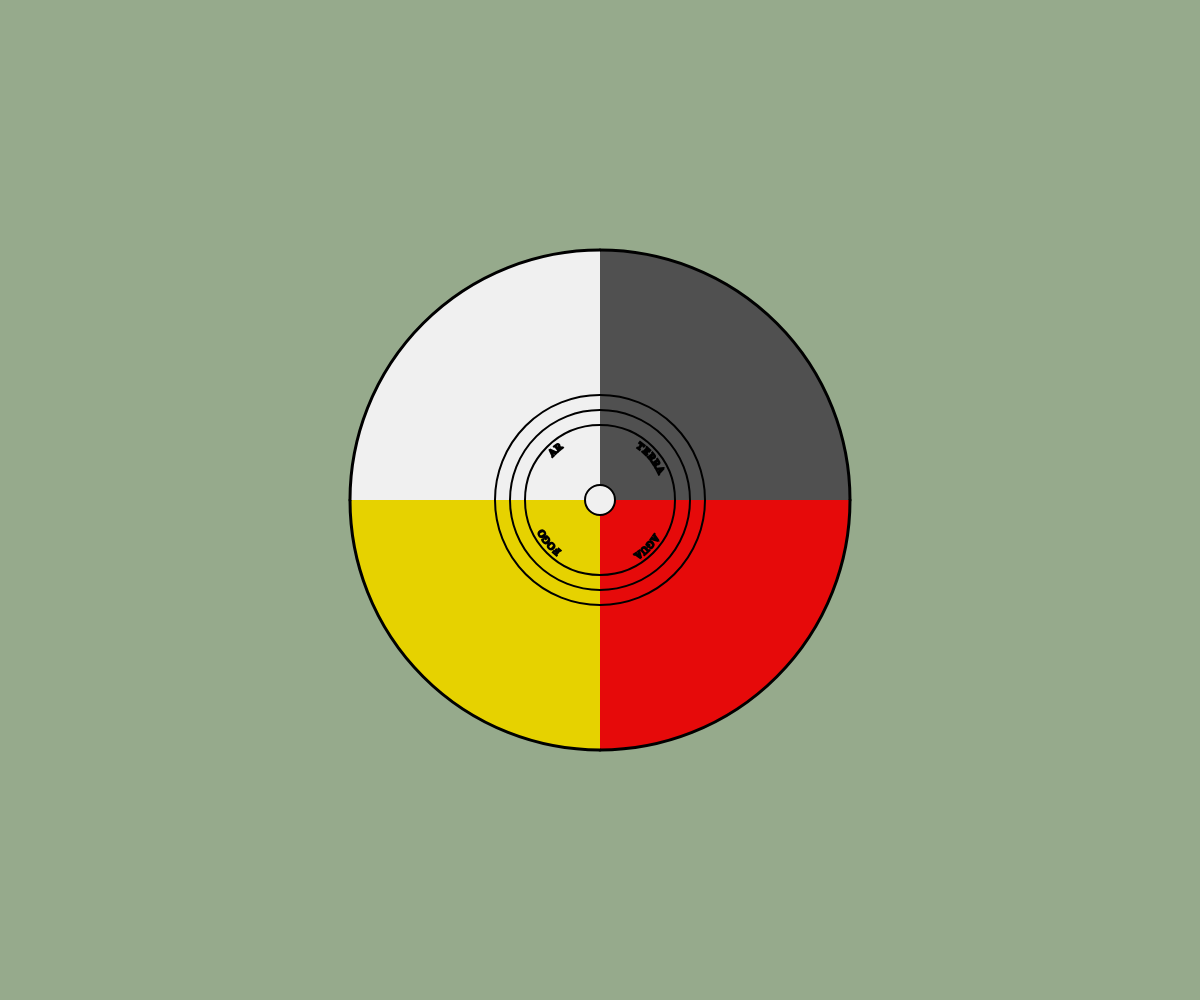
Frame 1 (no input)
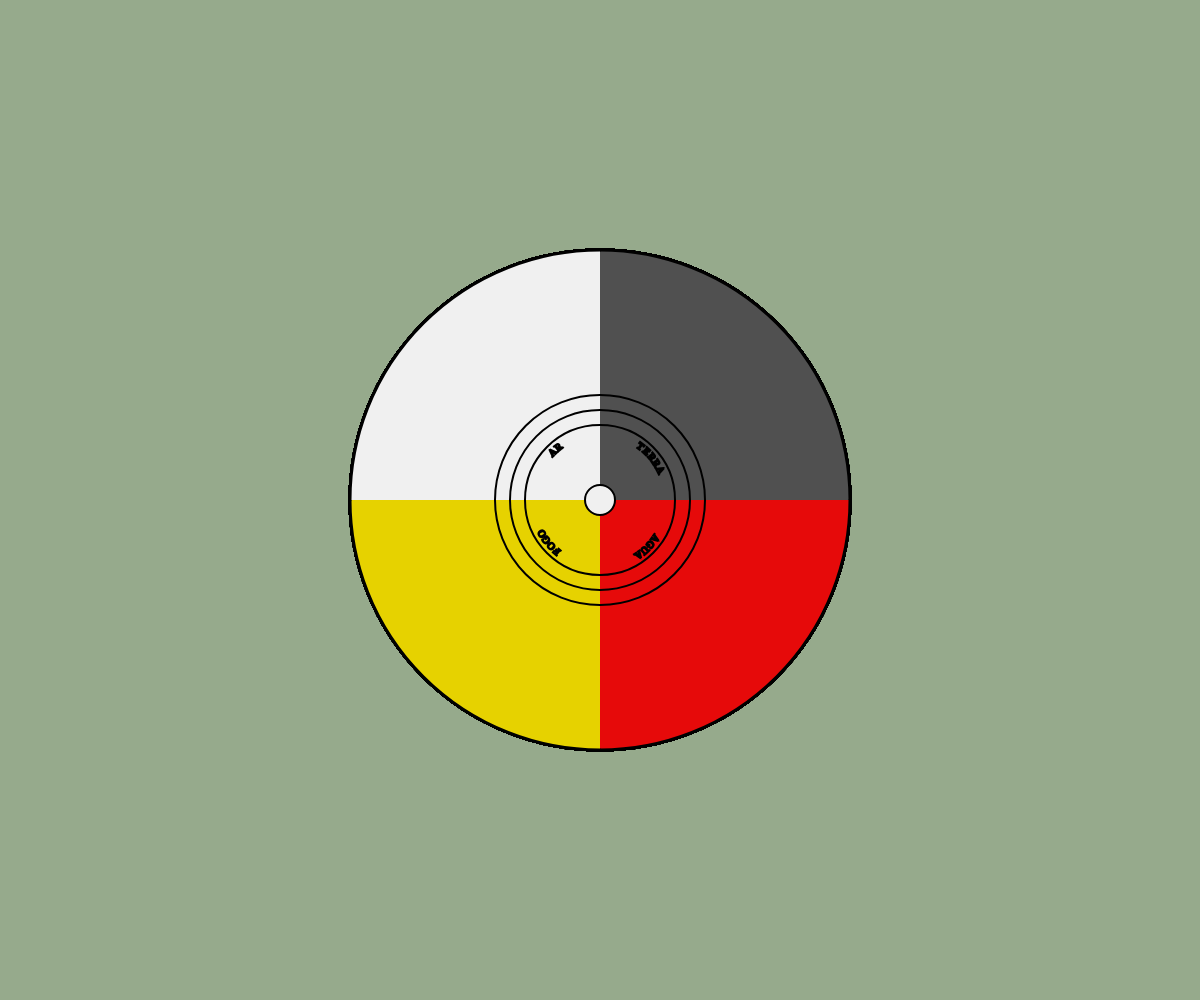
Frame 60 (no input)
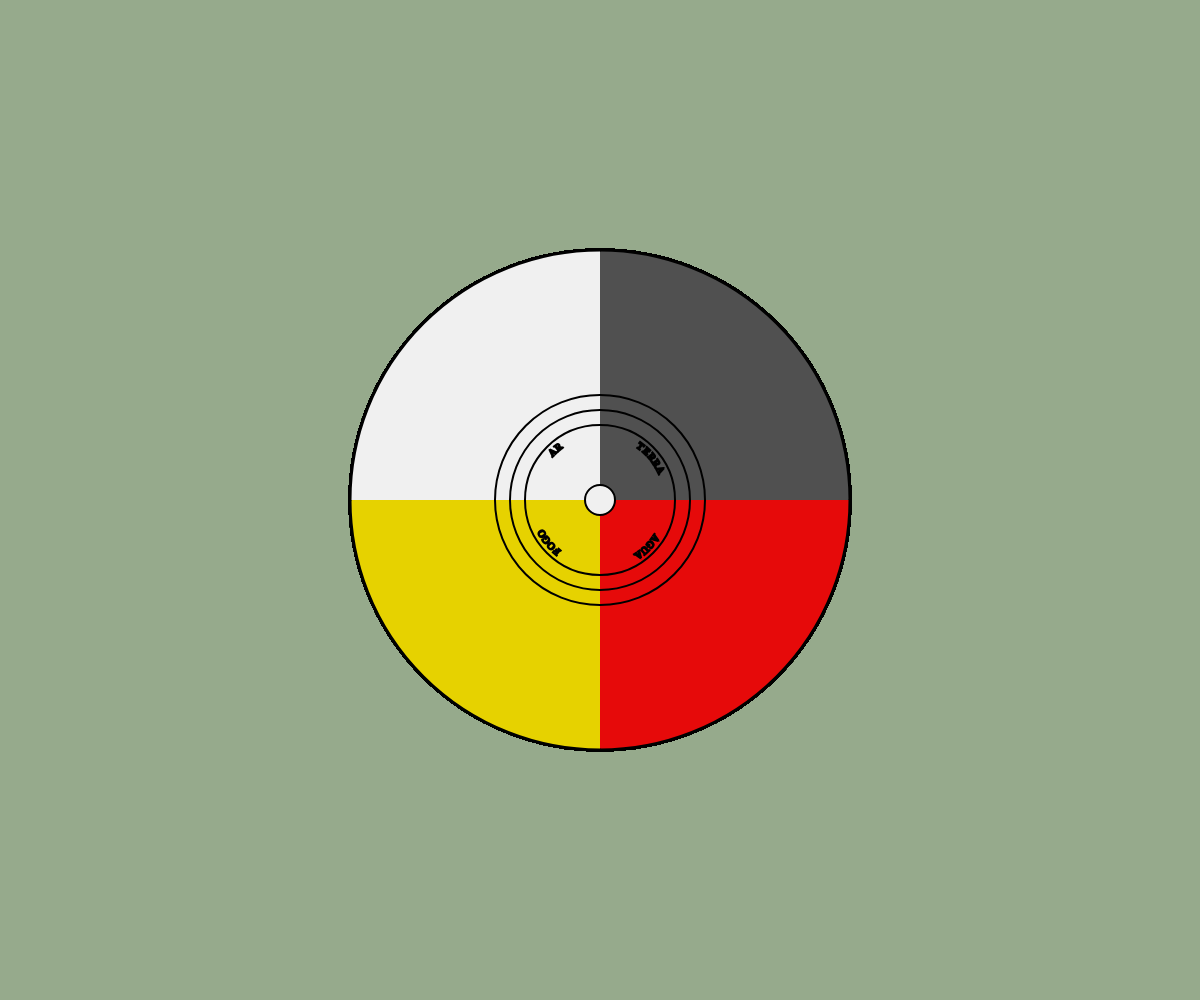
Frame 120 (the mouse pressed at the canvas centre since frame 60)

The p5.js sketch that drew these frames (run headless with seeded random() and noise() and a simulated clock; from frame 60 on, the mouse is pressed at the canvas centre):

// p5.js sketch
// ── sketch.js
let inv; let pri; let est; let aut;
let angle1 = 270;
let angle2 = 0;
let angle3 = 90;
let angle4 = 180;
let r = 250; let speed = 0.5
let r1 = 64
let x1; let y1;
let ar = "Ar";
let elements = ["AR", "FOGO", "AGUA", "TERRA"]
let angleStep;


function setup() {
  createCanvas(windowWidth, windowHeight);
  angleMode(DEGREES)
  background(150, 170, 140);
  textAlign(CENTER);
  textSize(10)
  textFont("Georgia")
  
 
  angleStep = 180 / (ar.length + 25)
}

function draw() {
  translate(width/2, height/2)
  stroke(0); strokeWeight(3)
  

  
  fill(80);
  let aut = arc(0, 0, 500, 500, angle1, angle2);
  fill(230, 10, 10);
  let est = arc(0, 0, 500, 500, angle2, angle3);
  fill(230, 210, 0);
  let pri = arc(0, 0, 500, 500, angle3, angle4);
  fill(240)
  let inv = arc(0, 0, 500, 500, angle4, angle1);

  strokeWeight(2)
  circle(0, 0, 30)
  noFill()
  circle(0, 0, 150)
  circle(0, 0, 180)
  circle(0, 0, 210)

  drawTextOnArc(elements[0], angle4, 45)
  drawTextOnArc(elements[1], angle3, 40)
  drawTextOnArc(elements[2], angle2, 35)
  drawTextOnArc(elements[3], angle1, 37)
  

  //angle1 += speed; angle2 += speed; angle3 += speed; angle4 += speed;
}

function drawTextOnArc (str, startAngle, adj) {
  for (let i=0; i<str.length; i++) {
    let theta = startAngle + i * angleStep + adj;

    x1 = r1 * cos(theta)
    y1 = r1 * sin(theta)
    
    push();
    translate(x1, y1);
    rotate(theta + 90);
    text(str[i], 0, 0);
    pop()
  }
}
